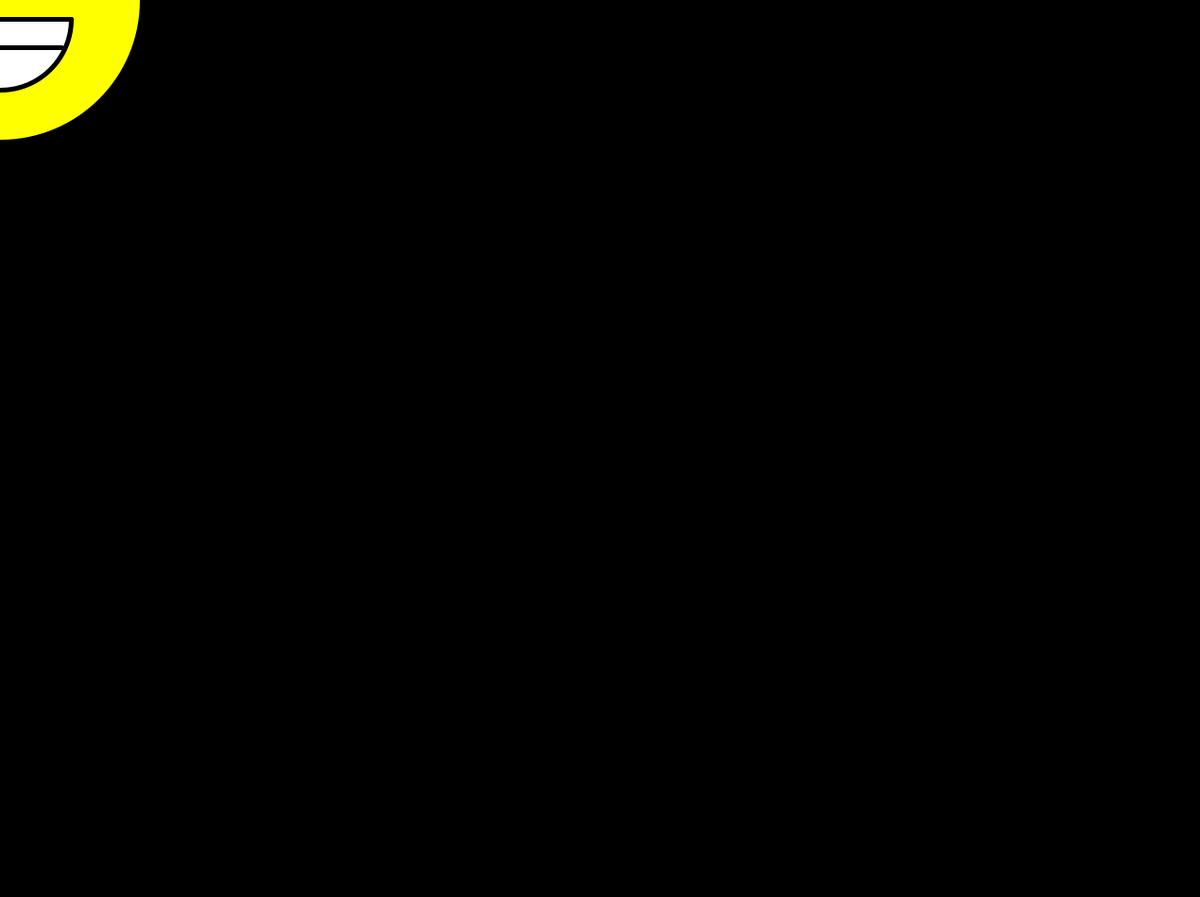
Frame 1 (no input)
Frame 60 (the mouse pressed at the canvas centre just before this capture): identical to frame 1, image omitted
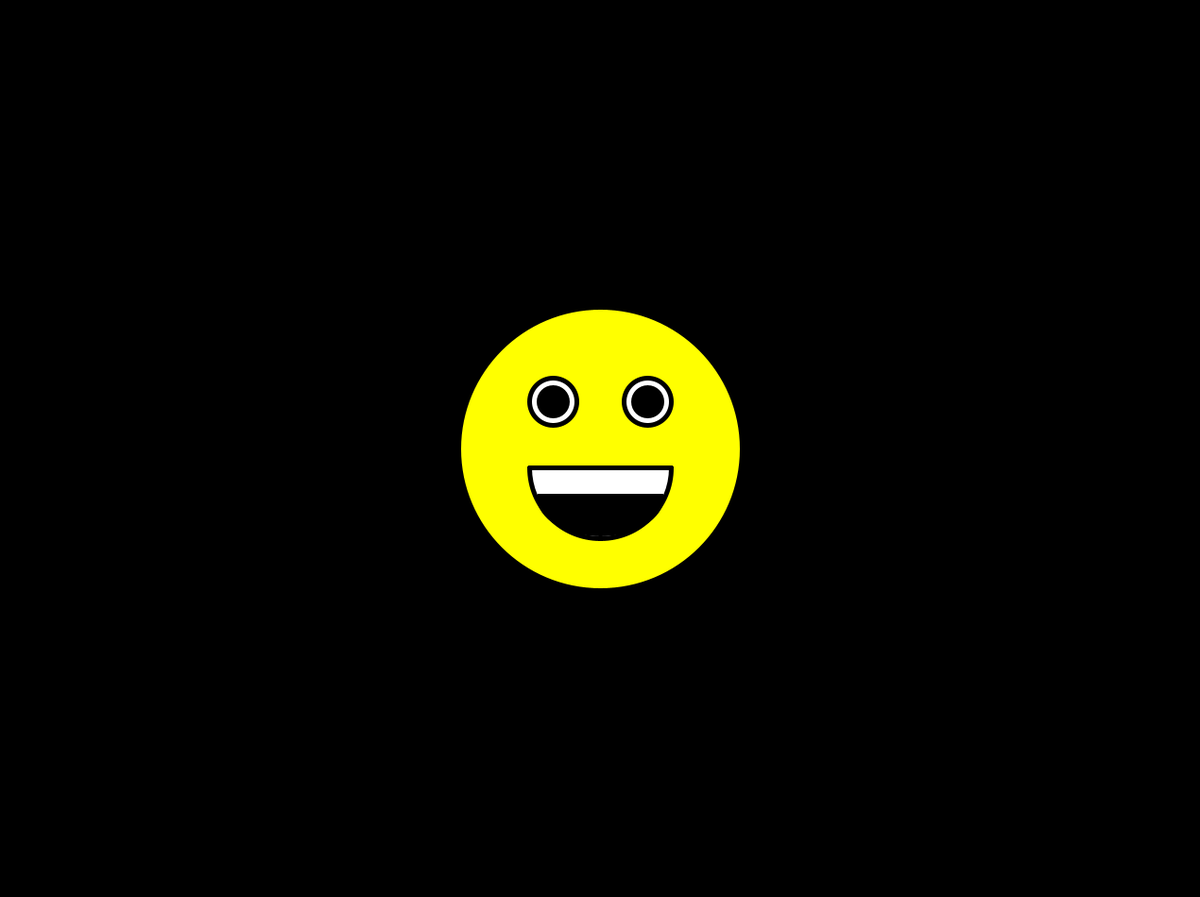
Frame 120 (the mouse held since frame 60 and released just before this capture)

The Processing sketch that drew these frames (run headless with seeded random() and noise(); from frame 60 on, the mouse is pressed at the canvas centre):

// Processing sketch: processing_104209
// ── processing_104209.pde

//Global Variables here
void Smiley(int x,int y) {
  strokeWeight(5);

  ellipseMode(CENTER);
  fill(255, 255, 0);
  ellipse(x, y, 300, 300);

  //eyes
  fill(255, 255, 255);
  ellipse(x-50, y-50, 50, 50);
  ellipse(x+50, y-50, 50, 50);
  fill(0, 0, 0);
  ellipse(x-50, y-50, 30, 30);
  ellipse(x+50, y-50, 30, 30);
  //mouth
  fill(255, 255, 255);
  arc(x, y+20, 150, 150, 0, PI);
  line(x-75, y+20, x+75, y+20);
  line(x-65, y+50, x+65, y+50);
  if(mousePressed){
  fill(0, 0, 0);
  arc(x, y+50, 130, 80, 0, PI);
  }
  else{
  }
}

void setup() {
  size(1270,950);
}

void draw() {
  background(0, 0, 0);
  Smiley(mouseX, mouseY);
}
